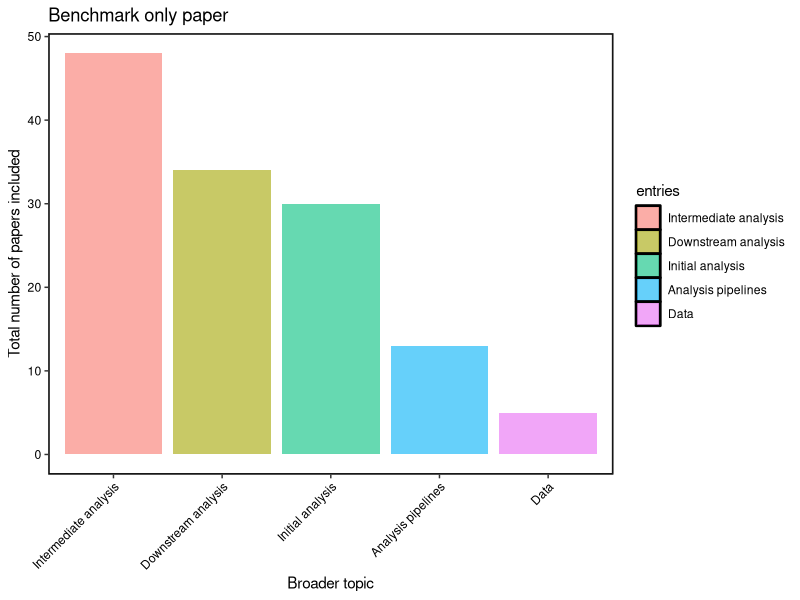
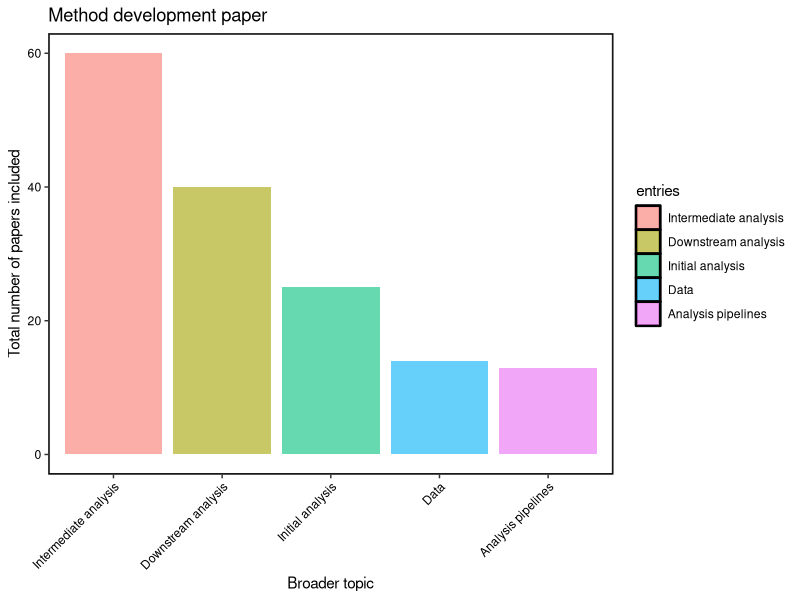

These charts were generated, in order, by the following R code: (Note: this script raises an error after producing the figures.)


library(dplyr)
library(ggplot2)
library(tidyr)
library(readr)
library(scales)

col <-  hue_pal()(13)
# Define the color mappings
color_mapping <- c("Single-cell ChIP-seq"  =   "#F8766D" , 
                   "Single-cell ATAC-seq" =  "#E18A00" ,
                   "Single-cell genomics" = "#BE9C00" ,
                   "Single-cell Hi-C" =  "#8CAB00",
                   "Single-cell mass cytometry" =  "#24B700",
                   "Single-cell multiomics" = "#00BE70" ,
                   "Single-cell proteomics" =  "#00C1AB" ,
                   "Single-cell sequencing" = "#00BBDA"  ,
                   "Single-cell RNA-seq" ="#00ACFC"  ,
                   "Single-cell DNA methylation" = "#8B93FF" , 
                   "Single-cell DNA-seq"  = "#D575FE" , 
                   "Spatial imaging"  = "#F962DD" ,
                   "Spatial transcriptomics" =   "#FF65AC"
)


theme_set(theme_bw() +
            theme(panel.grid.major = element_blank(), 
                  panel.grid.minor = element_blank(),
                  panel.background = element_rect(colour = "black", size = 1),
                  axis.text.x = element_text(color = "black", angle = 45, hjust = 1),
                  axis.text.y = element_text(color = "black")))


data <- read_csv("data.csv")





data <- as.data.frame(data)
data <- data[ ! duplicated(data$PMID), ]

data$`Paper.category` <- factor(data$`Paper.category` ,
                                levels = c("Pure benchmarking paper" , 
                                           "New method development paper"))


broader_level <- c("Analysis pipelines" , "Data", "Initial analysis" , 
                   "Intermediate analysis" , "Downstream analysis" )

column = "data_type"
paper_category <- "New method development paper"
count_number <- function(data, column , paper_category){
  
  thisdata <- data[ data$`Paper.category` == paper_category, ]
  entries <- unlist( strsplit(as.character( thisdata[, column]) , ", ") )
  entries <- data.frame(table(entries))
  entries$paper_type <- paper_category
  
  return(entries)
}



draw_barplot <- function(data_count, column_name  , title ){
  # Reorder finer_category by frequency within each broad_category
  data_count$entries <- reorder(data_count$entries,
                                data_count$Freq, FUN = function(x) -sum(x))
  
  g <- ggplot(data_count, aes(x = entries, y = Freq, 
                              fill = entries )) +
    geom_bar(stat = "identity" , alpha = 0.6,
             position=position_dodge2(   preserve = "single")  ) + 
    scale_y_continuous() + 
    scale_y_continuous(labels = function(x) format(round(x), nsmall = 0))  +
    ylab("Total number of papers included") + 
    xlab(column_name  ) + ggtitle( title )
  
  
  return(g)
  
}

data_count <- count_number(data,  "broader_topic"  ,"Pure benchmarking paper")
a <- draw_barplot(data_count , "Broader topic" , "Benchmark only paper")

data_count <- count_number(data,  "broader_topic"  ,"New method development paper" )
b <- draw_barplot(data_count , "Broader topic" , "Method development paper")



ggarrange(plotlist = list(a, b))




count_number_finer_topic <- function(data ){
  
  thisdata <- data %>%
    separate_rows(finer_topic, sep = ", ")
  
  thisdata <- thisdata %>% 
    dplyr::group_by( `Paper.category` , data_type, broader_topic, finer_topic) %>% 
    dplyr::summarise( total = n())
  
  
  return( thisdata)
}

data_count <- count_number_finer_topic(data  )
data_count_method <- data_count[ data_count$`Paper.category` ==  "New method development paper", ]
data_count_benchmark <- data_count[ data_count$`Paper.category` ==  "Pure benchmarking paper", ]



data_count <- data_count_method 

draw_barplot_finer_topic <- function(data_count  , title){
  # Reorder finer_category by frequency within each broad_category
  data_count <- data_count %>% 
    dplyr::group_by(finer_topic) %>% 
    dplyr::mutate( overall_total = n())
  
  data_count$finer_topic <- factor(data_count$finer_topic, levels  = c(sort( unique( data_count$finer_topic ))) )
  
  data_count$broader_topic <- factor(data_count$broader_topic, levels = broader_level )
  
  g <- ggplot(data_count, aes(x = finer_topic , y = total , 
                              fill = data_type   )) +
    geom_bar(stat = "identity" , alpha = 0.6,
             position=position_dodge2(   preserve = "single")  ) +
    facet_grid(~ broader_topic , scales = "free" , space = "free")  + 
    theme_classic() + theme(axis.text.x = element_text(angle = 45, vjust = 1, hjust=1))   +
    scale_y_continuous(breaks = seq(0, ceiling(max(data_count$total)), by = 1)) + 
    ylab("Total number of papers included") + 
    xlab("Finer category") + ggtitle(title) + scale_fill_manual(values = color_mapping )
  
  
  return(g)
  
}

a <- draw_barplot_finer_topic(data_count_benchmark ,   "Benchmark only paper")

b <- draw_barplot_finer_topic(data_count_method  ,  "Method development paper")


ggarrange(plotlist = list(a, b))








